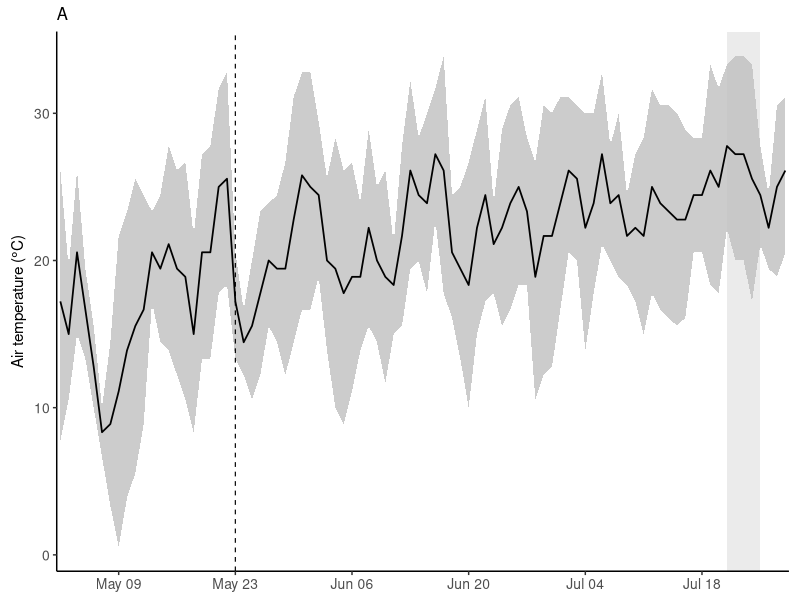
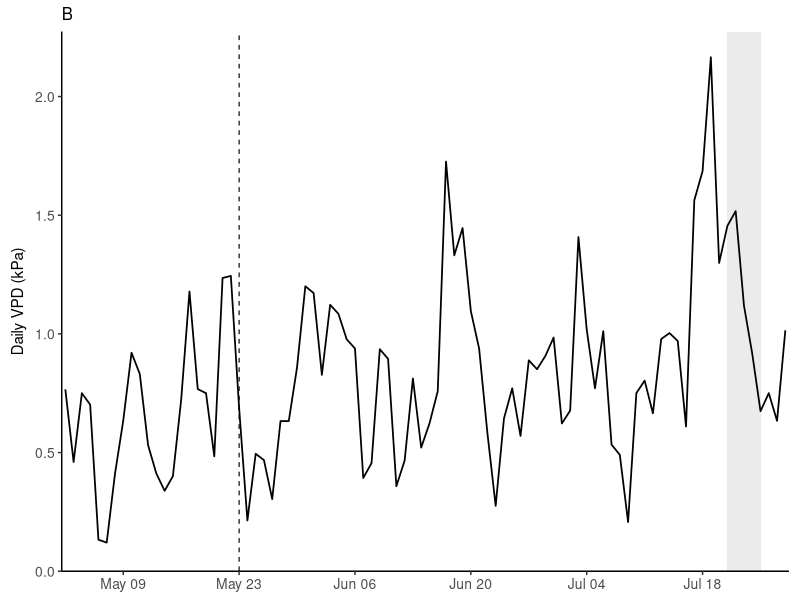
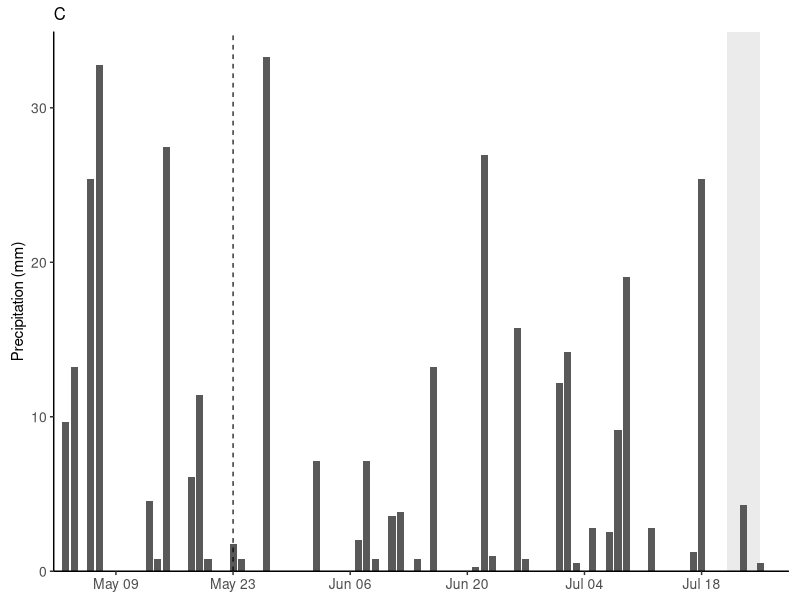
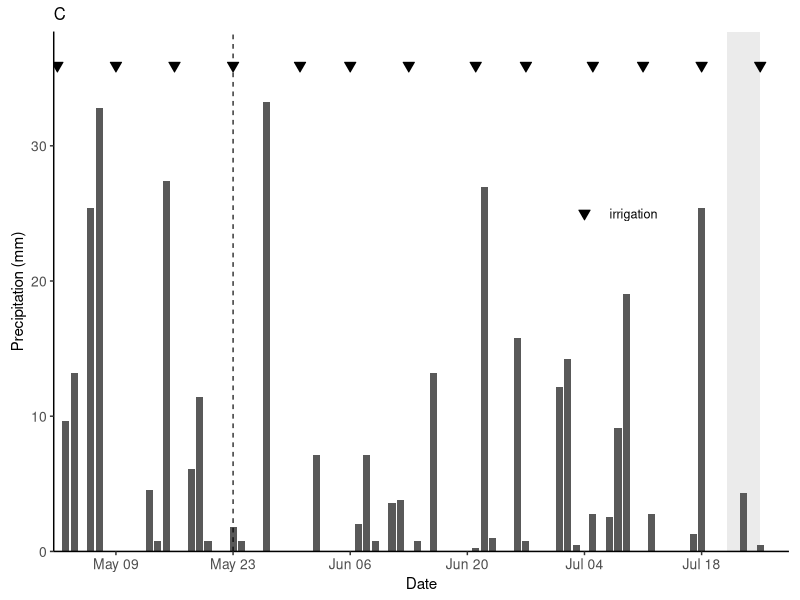
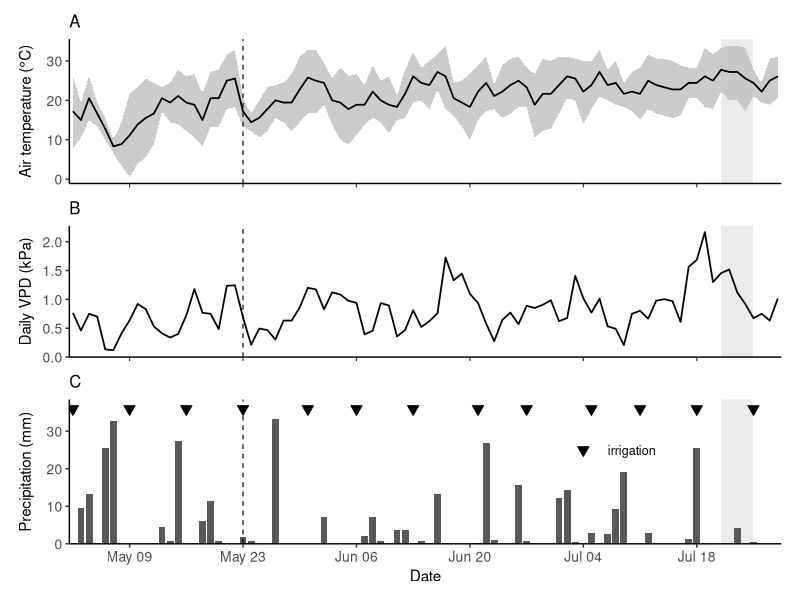
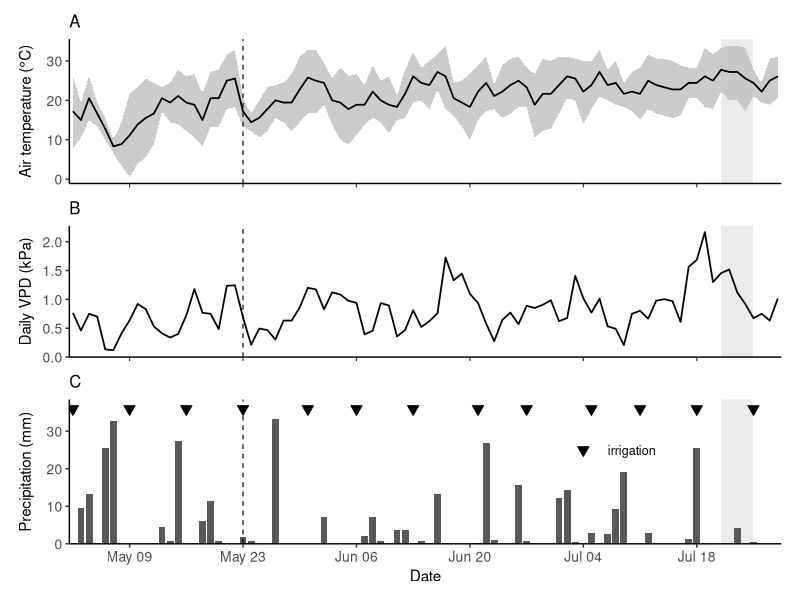

These charts were generated, in order, by the following R code:

# Charles Town urban tree physiology study
# Baseline establishment-period weather figure


library(tidyverse)
library(lubridate)
library(patchwork)

weather_establishment_plot <- read.csv(
  "calculated_data/CharlesTown_weather_establishment_period.csv",
  stringsAsFactors = FALSE
) |>
  mutate(
    date = as.Date(date),
    irrigated_today = as.logical(irrigated_today),
    hot_day_90F = as.logical(hot_day_90F),
    hot_period_90F_3d = as.logical(hot_period_90F_3d)
  )

# Key study dates
planting_date <- as.Date("2022-05-02")
first_measurement_date <- as.Date("2022-05-23")
final_measurement_date <- as.Date("2022-07-28")

# Sustained multi-day hot period identified from daily Tmax >= 90 F
hot_period_start <- as.Date("2022-07-21")
hot_period_end <- as.Date("2022-07-24")


irrigation_plot_data <- weather_establishment_plot |>
  filter(irrigated_today) |>
  select(
    date,
    irrigation_L_per_tree,
    irrigation_schedule_basis
  )

# Step: figure panel defaults-----


# Background shading for the sustained hot period.
# The end date is extended by one day so that all of July 24
# is visually included in the shaded interval.
hot_period_shading <- tibble(
  xmin = as.Date("2022-07-21"),
  xmax = as.Date("2022-07-25"),
  ymin = -Inf,
  ymax = Inf
)

# Common formatting for all weather panels
weather_theme <- theme_classic(base_size = 11) +
  theme(
    axis.title = element_text(size = 11),
    axis.text = element_text(size = 10),
    plot.title = element_text(size = 12, hjust = 0),
    plot.margin = margin(5, 8, 5, 8)
  )


# Step: Daily Air temperature panel----
temperature_panel <- ggplot(
  weather_establishment_plot,
  aes(x = date)
) +
  # Shade the sustained late-July hot period
  geom_rect(
    data = hot_period_shading,
    aes(
      xmin = xmin,
      xmax = xmax,
      ymin = ymin,
      ymax = ymax
    ),
    inherit.aes = FALSE,
    fill = "grey92"
  ) +
  
  # Daily minimum-to-maximum temperature range
  geom_ribbon(
    aes(
      ymin = tmin_C,
      ymax = tmax_C
    ),
    fill = "grey75",
    alpha = 0.8
  ) +
  
  # Daily mean air temperature
  geom_line(
    aes(y = tavg_C),
    linewidth = 0.6
  ) +
  
  # Beginning of repeated physiological measurements
  geom_vline(
    xintercept = first_measurement_date,
    linetype = "dashed",
    linewidth = 0.4
  ) +
  
  scale_x_date(
    limits = c(planting_date, final_measurement_date),
    date_breaks = "2 weeks",
    date_labels = "%b %d",
    expand = expansion(mult = c(0.005, 0.005))
  ) +
  
  labs(
    x = NULL,
    y = expression("Air temperature (" * degree * "C)"),
    title = "A"
  ) +
  
  weather_theme

temperature_panel

# ggsave(
#   filename = "figures/weather_temperature_panel.png",
#   plot = temperature_panel,
#   width = 7,
#   height = 3,
#   units = "in",
#   dpi = 300
# )


# Step: Daily VPD panel-----

vpd_panel <- ggplot(
  weather_establishment_plot,
  aes(x = date)
) +
  # Shade the sustained late-July hot period
  geom_rect(
    data = hot_period_shading,
    aes(
      xmin = xmin,
      xmax = xmax,
      ymin = ymin,
      ymax = ymax
    ),
    inherit.aes = FALSE,
    fill = "grey92"
  ) +

  # Daily VPD calculated from daily mean temperature and RH
  geom_line(
    aes(y = vpd_daily_kPa),
    linewidth = 0.6
  ) +
  
  # Beginning of repeated physiological measurements
  geom_vline(
    xintercept = first_measurement_date,
    linetype = "dashed",
    linewidth = 0.4
  ) +
  
  scale_x_date(
    limits = c(planting_date, final_measurement_date),
    date_breaks = "2 weeks",
    date_labels = "%b %d",
    expand = expansion(mult = c(0.005, 0.005))
  ) +
  
  scale_y_continuous(
    limits = c(0, NA),
    expand = expansion(mult = c(0, 0.05))
  ) +
  
  labs(
    x = NULL,
    y = expression("Daily VPD (kPa)"),
    title = "B"
  ) +
  
  weather_theme

vpd_panel
  
# ggsave(
#   filename = "figures/weather_VPD_panel.png",
#   plot = vpd_panel,
#   width = 7,
#   height = 2.5,
#   units = "in",
#   dpi = 300
# )  


# Step: Daily Precipitation panel (not used)-----

precipitation_panel <- ggplot(
  weather_establishment_plot,
  aes(x = date)
) +
  # Shade the sustained late-July hot period
  geom_rect(
    data = hot_period_shading,
    aes(
      xmin = xmin,
      xmax = xmax,
      ymin = ymin,
      ymax = ymax
    ),
    inherit.aes = FALSE,
    fill = "grey92"
  ) +

  # Daily measurable precipitation recorded at the NOAA station
  geom_col(
    aes(y = precip_mm),
    width = 0.85,
    fill = "grey35"
  ) +

  # Beginning of repeated physiological measurements
  geom_vline(
    xintercept = first_measurement_date,
    linetype = "dashed",
    linewidth = 0.4
  ) +

  scale_x_date(
    limits = c(planting_date, final_measurement_date),
    date_breaks = "2 weeks",
    date_labels = "%b %d",
    expand = expansion(mult = c(0.005, 0.005))
  ) +

  scale_y_continuous(
    limits = c(0, NA),
    expand = expansion(mult = c(0, 0.05))
  ) +

  labs(
    x = NULL,
    y = "Precipitation (mm)",
    title = "C"
  ) +

  weather_theme

precipitation_panel

# ggsave(
#   filename = "figures/weather_precipitation_panel_draft.png",
#   plot = precipitation_panel,
#   width = 7,
#   height = 2.5,
#   units = "in",
#   dpi = 300
# )


# Step: Precipitation + Supplemental irrigation panel (not used)-----

irrigation_marker_y <- max(weather_establishment_plot$precip_mm, na.rm = TRUE) * 1.08

irrigation_plot_data <- weather_establishment_plot |>
  filter(irrigated_today) |>
  mutate(
    irrigation_marker_y = irrigation_marker_y,
    irrigation_type = case_when(
      irrigation_schedule_basis == "shifted_from_Monday_federal_holiday" ~
        "Holiday-shifted irrigation",
      TRUE ~
        "Scheduled irrigation"
    )
  )


precipitation_panel2 <- ggplot(
  weather_establishment_plot,
  aes(x = date)
) +
  # Shade the sustained late-July hot period
  geom_rect(
    data = hot_period_shading,
    aes(
      xmin = xmin,
      xmax = xmax,
      ymin = ymin,
      ymax = ymax
    ),
    inherit.aes = FALSE,
    fill = "grey92"
  ) +

  # Daily measurable precipitation recorded at the NOAA station
  geom_col(
    aes(y = precip_mm),
    width = 0.85,
    fill = "grey35"
  ) +

  # Supplemental irrigation-event markers.
  # Marker height is graphical only; irrigation was applied as
  # 18.93 L tree-1 and is not expressed as rainfall-equivalent mm.
  geom_point(
    data = irrigation_plot_data,
    aes(
      x = date,
      y = irrigation_marker_y
    ),
    inherit.aes = FALSE,
    shape = 25,
    size = 2.5,
    fill = "black",
    color = "black"
  ) +

  # Beginning of repeated physiological measurements
  geom_vline(
    xintercept = first_measurement_date,
    linetype = "dashed",
    linewidth = 0.4
  ) +

  scale_x_date(
    limits = c(planting_date, final_measurement_date),
    date_breaks = "2 weeks",
    date_labels = "%b %d",
    expand = expansion(mult = c(0.005, 0.005))
  ) +

  scale_y_continuous(
    limits = c(0, irrigation_marker_y * 1.07),
    expand = expansion(mult = c(0, 0))
  ) +

  # Manual in-panel irrigation key
  annotate(
    "point",
    x = as.Date("2022-07-04"),
    y = 25,
    shape = 25,
    size = 2.5,
    fill = "black",
    color = "black"
  ) +
  
  annotate(
    "text",
    x = as.Date("2022-07-07"),
    y = 25,
    label = "irrigation",
    hjust = 0,
    vjust = 0.5,
    size = 3.2
  ) +

  labs(
    x = "Date",
    y = "Precipitation (mm)",
    title = "C"
  ) +

  weather_theme

precipitation_panel2


# Step: Precipitation + Supplemental water drop irrigation panel (not used)-----

# irrigation_marker_y <- max(weather_establishment_plot$precip_mm, na.rm = TRUE) * 1.08
# 
# precipitation_panel3 <- ggplot(
#   weather_establishment_plot,
#   aes(x = date)
# ) +
#   # Shade the sustained late-July hot period
#   geom_rect(
#     data = hot_period_shading,
#     aes(
#       xmin = xmin,
#       xmax = xmax,
#       ymin = ymin,
#       ymax = ymax
#     ),
#     inherit.aes = FALSE,
#     fill = "grey92"
#   ) +
#   
#   # Daily measurable precipitation recorded at the NOAA station
#   geom_col(
#     aes(y = precip_mm),
#     width = 0.85,
#     fill = "grey35"
#   ) +
#   
#   # Supplemental irrigation-event markers.
#   # Marker height is graphical only; irrigation was applied as
#   # 18.93 L tree-1 and is not expressed as rainfall-equivalent mm.
#   geom_text(
#     data = irrigation_plot_data,
#     aes(
#       x = date,
#       y = irrigation_marker_y,
#       label = "\U0001F4A7"
#     ),
#     inherit.aes = FALSE,
#     size = 4
#   ) +
#   
#   # Beginning of repeated physiological measurements
#   geom_vline(
#     xintercept = first_measurement_date,
#     linetype = "dashed",
#     linewidth = 0.4
#   ) +
#   
#   scale_x_date(
#     limits = c(planting_date, final_measurement_date),
#     date_breaks = "2 weeks",
#     date_labels = "%b %d",
#     expand = expansion(mult = c(0.005, 0.005))
#   ) +
#   
#   scale_y_continuous(
#     limits = c(0, irrigation_marker_y * 1.07),
#     expand = expansion(mult = c(0, 0))
#   ) +
#   
#   annotate(
#     "text",
#     x = planting_date + 60,
#     y = irrigation_marker_y-6,
#     label = "\U0001F4A7  irrigation",
#     hjust = 0,
#     vjust = -0.2,
#     size = 3.2
#   ) +
#   
#   labs(
#     x = "Date",
#     y = "Precipitation (mm)",
#     title = "C"
#   ) +
#   
#   weather_theme
# 
# precipitation_panel3

# ggsave(
#   filename = "figures/weather_precipitation_panel.png",
#   plot = precipitation_panel,
#   width = 7,
#   height = 2.5,
#   units = "in",
#   dpi = 300
# )


#Step: Make panel figure-----

# Upper panels do not need repeated date-axis labels
temperature_panel_combined <- temperature_panel +
  theme(
    axis.text.x = element_blank(),
    axis.title.x = element_blank(),
    axis.ticks.x = element_line(linewidth = 0.4),
    axis.ticks.length.x = unit(0.10, "cm")
  )

vpd_panel_combined <- vpd_panel +
  theme(
    axis.text.x = element_blank(),
    axis.title.x = element_blank(),
    axis.ticks.x = element_line(linewidth = 0.4),
    axis.ticks.length.x = unit(0.10, "cm")
  )

# Retain date-axis labels only on the bottom panel
precipitation_panel_combined <- precipitation_panel2 +
  labs(x = "Date")


weather_summary_figure <- 
  temperature_panel_combined /
  vpd_panel_combined /
  precipitation_panel_combined +
  plot_layout(
    heights = c(1.1, 1, 1.1)
  )

# windows()
# weather_summary_figure

ggsave(
  filename = "figures/CharlesTown_weather_summary_figure_draft.png",
  plot = weather_summary_figure,
  width = 7.2,
  height = 7.0,
  units = "in",
  dpi = 300
)

ggsave(
  filename = "figures/CharlesTown_weather_summary_figure_draft.pdf",
  plot = weather_summary_figure,
  width = 7.2,
  height = 7.0,
  units = "in"
)


##water drop likely will not render on PDF, go back to basic symbol

##if I want to remove the starting measurement date, comment out "geom_vline"
